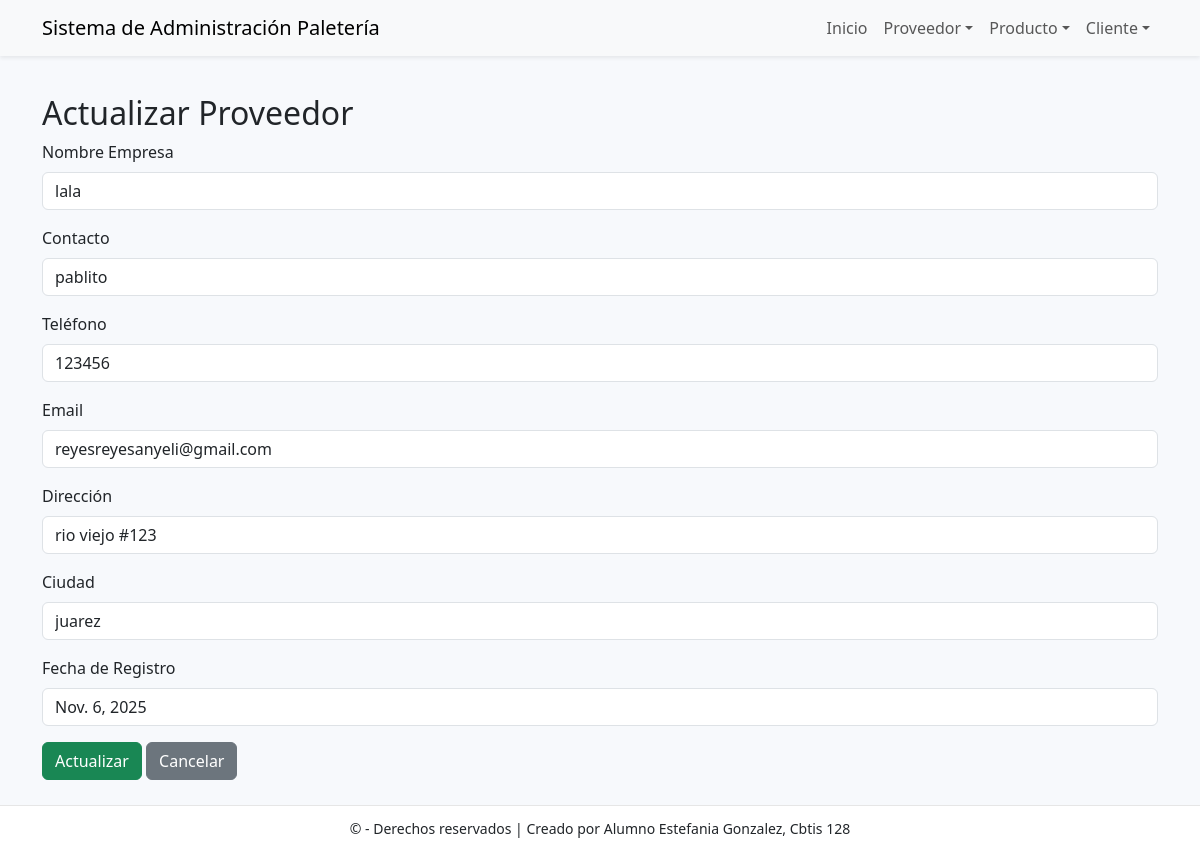
/proveedor/editar/1/, run on the app's committed database.
### app_Paleteria/models.py (models this page shows, shortened)
class Proveedor(models.Model):
    id_proveedor = models.AutoField(primary_key=True)
    nombre_empresa = models.CharField(max_length=100, unique=True)
    contacto = models.CharField(max_length=100, blank=True)   # no hace falta unique en contacto
    telefono = models.CharField(max_length=50, blank=True)
    email = models.EmailField(max_length=100, blank=True)
    direccion = models.CharField(max_length=200, blank=True)
    fecha_registro = models.DateField(auto_now_add=True)      # auto ahora
    ciudad = models.CharField(max_length=100, blank=True)

### app_Paleteria/views.py (the view)
# urls.py: path('proveedor/editar/<int:pk>/', views.actualizar_proveedor, name='actualizar_proveedor'),
def actualizar_proveedor(request, pk):
    proveedor = get_object_or_404(Proveedor, pk=pk)
    return render(request, 'proveedor/actualizar_proveedor.html', {'proveedor': proveedor})

### app_Paleteria/templates/proveedor/actualizar_proveedor.html (shortened to what this page needs)
{% extends 'base.html' %}
{% block content %}
  <h2>Actualizar Proveedor</h2>
  <form method="post" action="{% url 'realizar_actualizacion_proveedor' proveedor.pk %}">
    <div class="mb-3">
      <label class="form-label">Nombre Empresa</label>
      <input class="form-control" name="nombre_empresa" value="{{ proveedor.nombre_empresa }}">
    </div>
    <div class="mb-3">
      <label class="form-label">Contacto</label>
      <input class="form-control" name="contacto" value="{{ proveedor.contacto }}">
    </div>
    <div class="mb-3">
      <label class="form-label">Teléfono</label>
      <input class="form-control" name="telefono" value="{{ proveedor.telefono }}">
    </div>
    <div class="mb-3">
      <label class="form-label">Email</label>
      <input class="form-control" name="email" value="{{ proveedor.email }}">
    </div>
    <div class="mb-3">
      <label class="form-label">Dirección</label>
      <input class="form-control" name="direccion" value="{{ proveedor.direccion }}">
    </div>
    <div class="mb-3">
      <label class="form-label">Ciudad</label>
      <input class="form-control" name="ciudad" value="{{ proveedor.ciudad }}">
    </div>
    <div class="mb-3">
      <label class="form-label">Fecha de Registro</label>
      <input class="form-control" name="fecha_registro" value="{{ proveedor.fecha_registro }}">
    </div>
    <button class="btn btn-success" type="submit">Actualizar</button>
    <a class="btn btn-secondary" href="{% url 'ver_proveedor' %}">Cancelar</a>
  </form>
{% endblock %}

### app_Paleteria/templates/base.html (style rules this page uses)
body { padding-top: 70px; padding-bottom: 70px; background:#f7f9fc; }

### data on the page
Proveedor: nombre_empresa "lala", contacto "pablito", telefono "123456", email "reyesreyesanyeli@gmail.com", direccion "rio viejo #123", ciudad "juarez", fecha_registro "Nov. 6, 2025"
